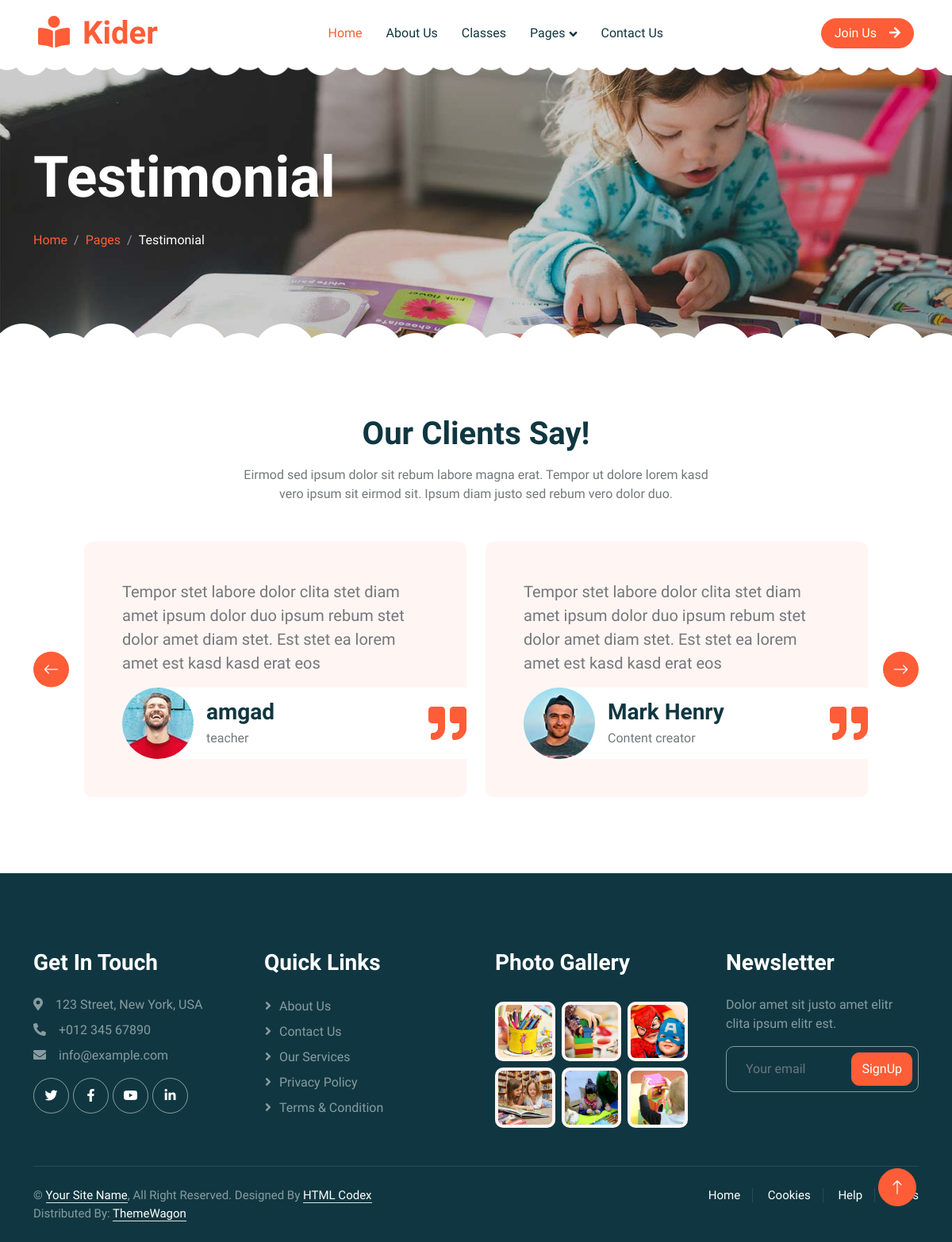
The page /testimonial.php on the database its author committed.
### tables this page shows
CREATE TABLE `testimonials` (
  `id` int(11) NOT NULL,
  `RegDate` timestamp NOT NULL DEFAULT current_timestamp(),
  `fullname` varchar(50) NOT NULL,
  `jobtitle` varchar(50) NOT NULL,
  `comment` text NOT NULL,
  `published` enum('Yes','No') NOT NULL,
  `image` varchar(50) NOT NULL
);

### includes/testimonial.php (the view, shortened to what this page needs)
<?php
  require_once "./admin/includes/conn.php";
  try{
  $sql = " SELECT * FROM `testimonials` WHERE `published` ='Yes'  ";
  $stmt = $conn->prepare($sql);
 $stmt->execute();
 $testimonials = $stmt->fetchAll();
  } catch(PDOException $e){
      $error =  "Connection failed: " . $e->getMessage();
    }
?>
<div class="container-xxl py-5">
          <div class="container">
              <div class="text-center mx-auto mb-5 wow fadeInUp" data-wow-delay="0.1s" style="max-width: 600px;">
                  <h1 class="mb-3">Our Clients Say!</h1>
                  <p>Eirmod sed ipsum dolor sit rebum labore magna erat. Tempor ut dolore lorem kasd vero ipsum sit eirmod sit. Ipsum diam justo sed rebum vero dolor duo.</p>
              </div>
              <div class="owl-carousel testimonial-carousel wow fadeInUp" data-wow-delay="0.1s">
                  <?php foreach($testimonials as $testimonial){ ?>
                  <div class="testimonial-item bg-light rounded p-5">
                      <p class="fs-5"><?php echo $testimonial['comment'] ?></p>
                      <div class="d-flex align-items-center bg-white me-n5" style="border-radius: 50px 0 0 50px;">
                          <img class="img-fluid flex-shrink-0 rounded-circle" src="img/<?php echo $testimonial['image'] ?>" style="width: 90px; height: 90px;">
                          <div class="ps-3">
                              <h3 class="mb-1"><?php echo $testimonial['fullname'] ?></h3>
                              <span><?php echo $testimonial['jobtitle'] ?></span>
                          </div>
                          <i class="fa fa-quote-right fa-3x text-primary ms-auto d-none d-sm-flex"></i>
                      </div>
                  </div>
               <?php } ?>
              </div>
          </div>
      </div>

### css/style.css (style rules this page uses)
:root { --primary: #FE5D37; --light: #FFF5F3; --dark: #103741; }
h1, h2, h3, h4, .h1, .h2, .h3, .h4, .display-1, .display-2, .display-3, .display-4, .display-5, .display-6 { font-family: 'Lobster Two', cursive; font-weight: 700; }
.testimonial-carousel { padding-left: 1.5rem; padding-right: 1.5rem; }
@media (min-width: 576px) { .testimonial-carousel { padding-left: 4rem; padding-right: 4rem; } }

### rows shown on the page
testimonials: comment "Tempor stet labore dolor clita stet diam amet ipsum dolor duo ipsum rebum stet dolor amet diam stet. Est stet ea lorem amet est kasd kasd erat eos", image (picture), fullname "amgad", jobtitle "teacher"
testimonials: comment "Tempor stet labore dolor clita stet diam amet ipsum dolor duo ipsum rebum stet dolor amet diam stet. Est stet ea lorem amet est kasd kasd erat eos", image (picture), fullname "Mark Henry", jobtitle "Content creator"
